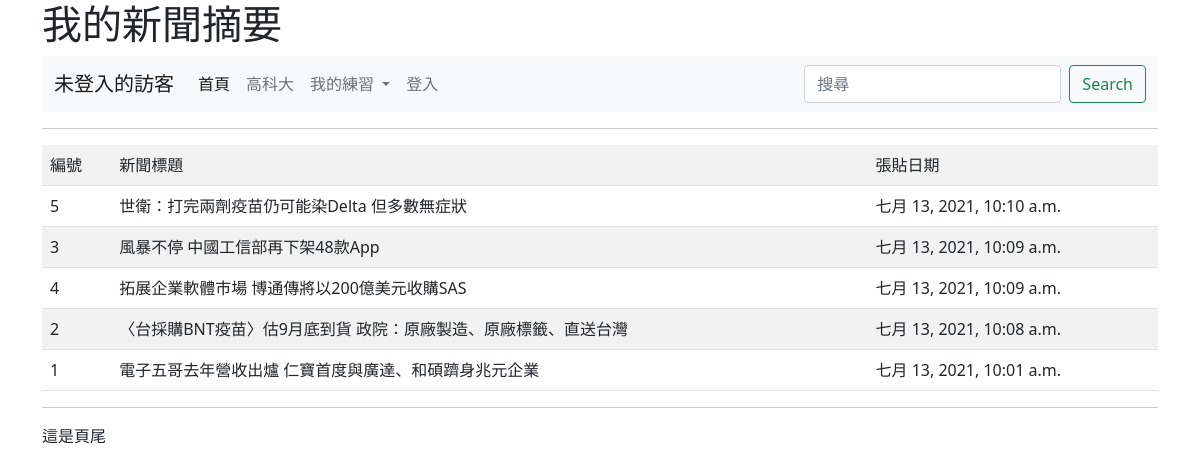
Page /news/ on the committed database.
### mysite/models.py (models this page shows, shortened)
class Post(models.Model):
	title = models.CharField(max_length=200)
	content = models.TextField() #Textfield不限制文字數量的大量文字
	pub_date = models.DateTimeField(default=timezone.now)
	class Meta:
		ordering = ('-pub_date',)

### mysite/views.py (the view)
# urls.py: path('news/', views.news),
def news(request):
	posts=Post.objects.all()
	return render(request, "news.html", locals())

### templates/news.html (shortened to what this page needs)
{% extends "base.html" %}
{% block main %}
	<hr>
	<table class="table table-striped">
		<tr>
			<td>編號</td><td>新聞標題</td><td>張貼日期</td>
		</tr>
	{% for post in posts %}
		<tr>
			<td>{{ post.id }}</td>
			<td>
				{% if request.user.is_authenticated %}
					<a href ="/show/{{post.id}}/">{{ post.title }}</a>
				{% else %}
					{{ post.title }}
				{% endif %}
			</td>
			<td>{{ post.pub_date }}</td>
		</tr>
	{% endfor %}
	</table>
{% endblock %}

### rows in the picture
Post: id "5", title "世衛：打完兩劑疫苗仍可能染Delta 但多數無症狀", pub_date "七月 13, 2021, 10:10 a.m."
Post: id "3", title "風暴不停 中國工信部再下架48款App", pub_date "七月 13, 2021, 10:09 a.m."
Post: id "4", title "拓展企業軟體市場 博通傳將以200億美元收購SAS", pub_date "七月 13, 2021, 10:09 a.m."
Post: id "2", title "〈台採購BNT疫苗〉估9月底到貨 政院：原廠製造、原廠標籤、直送台灣", pub_date "七月 13, 2021, 10:08 a.m."
Post: id "1", title "電子五哥去年營收出爐 仁寶首度與廣達、和碩躋身兆元企業", pub_date "七月 13, 2021, 10:01 a.m."
